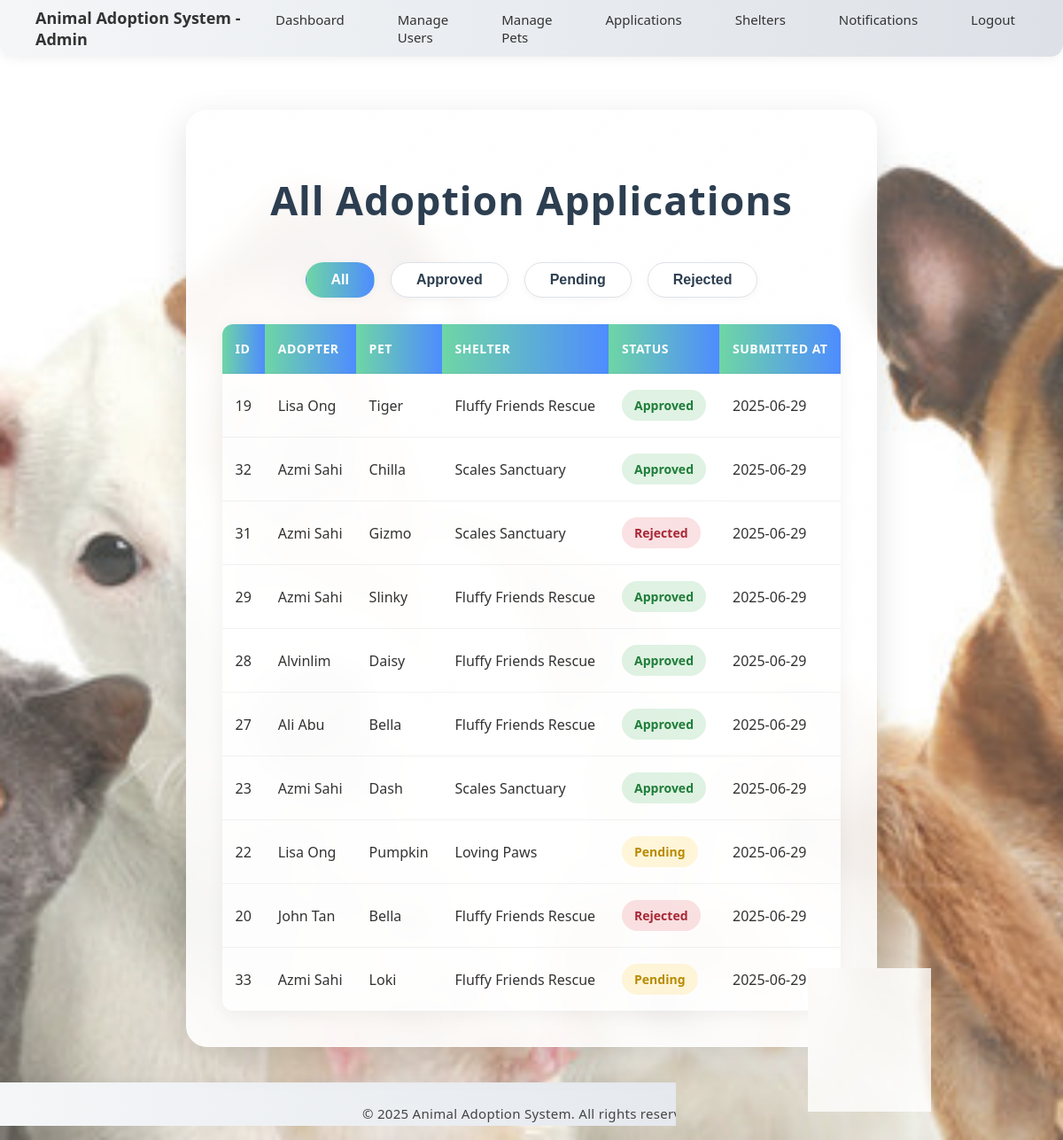
The app's page /admin/view_all_applications.php (signed in) with its own data.
### tables this page shows
CREATE TABLE `adoption_applications` (
  `id` int(11) NOT NULL,
  `adopter_id` int(11) NOT NULL,
  `pet_id` int(11) NOT NULL,
  `application_date` date DEFAULT curdate(),
  `status` enum('pending','approved','rejected') DEFAULT 'pending'
);

CREATE TABLE `users` (
  `id` int(11) NOT NULL,
  `username` varchar(100) NOT NULL,
  `email` varchar(255) NOT NULL,
  `password` varchar(255) NOT NULL,
  `first_name` varchar(100) DEFAULT NULL,
  `last_name` varchar(100) DEFAULT NULL,
  `phone_number` varchar(12) DEFAULT NULL,
  `role` enum('adopter','shelter','admin') NOT NULL,
  `created_at` timestamp NOT NULL DEFAULT current_timestamp(),
  `phone` varchar(20) DEFAULT NULL,
  `status` varchar(50) NOT NULL DEFAULT 'active'
);

CREATE TABLE `pets` (
  `id` int(11) NOT NULL,
  `name` varchar(100) NOT NULL,
  `species` varchar(100) DEFAULT NULL,
  `breed` varchar(100) DEFAULT NULL,
  `age` int(11) DEFAULT NULL,
  `gender` varchar(10) DEFAULT NULL,
  `description` text DEFAULT NULL,
  `image` varchar(255) DEFAULT NULL,
  `status` enum('available','adopted') DEFAULT 'available',
  `shelter_id` int(11) DEFAULT NULL,
  `adoption_date` date DEFAULT NULL
);

### admin/view_all_applications.php (the view, shortened to what this page needs)
<?php
include('../db_connection.php');
$sql = "SELECT a.id, a.status, a.application_date,
               u.username AS adopter_name,
               p.name AS pet_name,
               s.username AS shelter_name
        FROM adoption_applications a
        JOIN users u ON a.adopter_id = u.id
        JOIN pets p ON a.pet_id = p.id
        JOIN users s ON p.shelter_id = s.id
        ORDER BY a.application_date DESC";
$result = $conn->query($sql);
?>
<!DOCTYPE html>
<html>
<head>
    <link rel="stylesheet" href="../css/common.css">
</head>
<body>
<?php include('../includes/navbar_admin.php'); ?>
<div class="page-wrapper">
    <div class="content-container">
        <h1>All Adoption Applications</h1>
        <div class="status-toggle-group">
            <button class="status-toggle active" data-status="all">All</button>
            <button class="status-toggle" data-status="approved">Approved</button>
            <button class="status-toggle" data-status="pending">Pending</button>
            <button class="status-toggle" data-status="rejected">Rejected</button>
        </div>
        <table id="applications-table">
            <thead>
                <tr>
                    <th>ID</th>
                    <th>Adopter</th>
                    <th>Pet</th>
                    <th>Shelter</th>
                    <th>Status</th>
                    <th>Submitted At</th>
                </tr>
            </thead>
            <tbody>
            <?php while ($row = $result->fetch_assoc()): ?>
                <tr data-status="<?= strtolower(htmlspecialchars($row['status'])) ?>">
                    <td><?= $row['id'] ?></td>
                    <td><?= htmlspecialchars($row['adopter_name']) ?></td>
                    <td><?= htmlspecialchars($row['pet_name']) ?></td>
                    <td><?= htmlspecialchars($row['shelter_name']) ?></td>
                    <td><span class="status-<?= strtolower(htmlspecialchars($row['status'])) ?>"><?= ucfirst(htmlspecialchars($row['status'])) ?></span></td>
                    <td><?= date('Y-m-d', strtotime($row['application_date'])) ?></td>
                </tr>
            <?php endwhile; ?>
            </tbody>
        </table>
    </div>
</div>
<?php include('../includes/footer.php'); ?>
</body>
</html>

### css/common.css (style rules this page uses)
html, body { height: 100%; margin: 0; display: flex; flex-direction: column; }
.page-wrapper { flex: 1; display: flex; flex-direction: column; }

### admin/view_all_applications.php (style rules this page uses)
body { margin: 0; font-family: 'Segoe UI', sans-serif; background: linear-gradient(rgba(255,255,255,0.2), rgba(255,255,255,0.2)), url('../images/PetsBackground2.jpg') no-repeat center center fixed; background-size: cover; color: #333; }
.page-wrapper { padding: 40px 20px; max-width: 1400px; margin: 0 auto; }
.content-container { background: linear-gradient(145deg, rgba(255, 255, 255, 0.95), rgba(255, 255, 255, 0.85)); backdrop-filter: blur(12px); -webkit-backdrop-filter: blur(12px); border-radius: 24px; padding: 40px; box-shadow: 0 12px 40px rgba(0, 0, 0, 0.12); border: 1.5px solid rgba(255, 255, 255, 0.4); margin-top: 20px; }
h1 { text-align: center; font-weight: 700; margin-bottom: 40px; color: #2c3e50; font-size: 2.8em; letter-spacing: 1px; text-shadow: 1px 1px 2px rgba(0,0,0,0.05); }
table { width: 100%; border-collapse: collapse; margin-top: 30px; background: rgba(255, 255, 255, 0.8); border-radius: 12px; overflow: hidden; box-shadow: 0 4px 20px rgba(0, 0, 0, 0.05); }
th, td { padding: 18px 15px; text-align: left; border-bottom: 1px solid rgba(0, 0, 0, 0.05); }
th { background: linear-gradient(90deg, #6ed6a5 0%, #4e8cff 100%); color: white; font-weight: 600; font-size: 14px; text-transform: uppercase; letter-spacing: 0.5px; }
tr:last-of-type td { border-bottom: none; }
.status-approved, .status-rejected, .status-pending { font-weight: 600; padding: 8px 14px; border-radius: 20px; display: inline-block; font-size: 14px; }
.status-approved { color: #207d3a; background: rgba(40, 167, 69, 0.15); }
.status-rejected { color: #a72836; background: rgba(220, 53, 69, 0.15); }
.status-pending { color: #b98b00; background: rgba(255, 193, 7, 0.15); }
.status-toggle-group { display: flex; justify-content: center; gap: 18px; margin-bottom: 28px; }
.status-toggle { padding: 10px 28px; border-radius: 30px; border: 1.5px solid #dde1e7; background: #fff; color: #2c3e50; font-weight: 600; font-size: 1em; cursor: pointer; transition: all 0.2s; box-shadow: 0 2px 8px rgba(0,0,0,0.04); outline: none; }
.status-toggle.active, .status-toggle:hover { background: linear-gradient(90deg, #6ed6a5 0%, #4e8cff 100%); color: #fff; border-color: transparent; }

### records on screen
adoption_applications: id "19", adopter.username "Lisa Ong", pet.name "Tiger", users.username "Fluffy Friends Rescue", status "Approved", application_date "2025-06-29"
adoption_applications: id "32", adopter.username "Azmi Sahi", pet.name "Chilla", users.username "Scales Sanctuary", status "Approved", application_date "2025-06-29"
adoption_applications: id "31", adopter.username "Azmi Sahi", pet.name "Gizmo", users.username "Scales Sanctuary", status "Rejected", application_date "2025-06-29"
adoption_applications: id "29", adopter.username "Azmi Sahi", pet.name "Slinky", users.username "Fluffy Friends Rescue", status "Approved", application_date "2025-06-29"
adoption_applications: id "28", adopter.username "Alvinlim", pet.name "Daisy", users.username "Fluffy Friends Rescue", status "Approved", application_date "2025-06-29"
adoption_applications: id "27", adopter.username "Ali Abu", pet.name "Bella", users.username "Fluffy Friends Rescue", status "Approved", application_date "2025-06-29"
adoption_applications: id "23", adopter.username "Azmi Sahi", pet.name "Dash", users.username "Scales Sanctuary", status "Approved", application_date "2025-06-29"
adoption_applications: id "22", adopter.username "Lisa Ong", pet.name "Pumpkin", users.username "Loving Paws", status "Pending", application_date "2025-06-29"
adoption_applications: id "20", adopter.username "John Tan", pet.name "Bella", users.username "Fluffy Friends Rescue", status "Rejected", application_date "2025-06-29"
adoption_applications: id "33", adopter.username "Azmi Sahi", pet.name "Loki", users.username "Fluffy Friends Rescue", status "Pending", application_date "2025-06-29"
